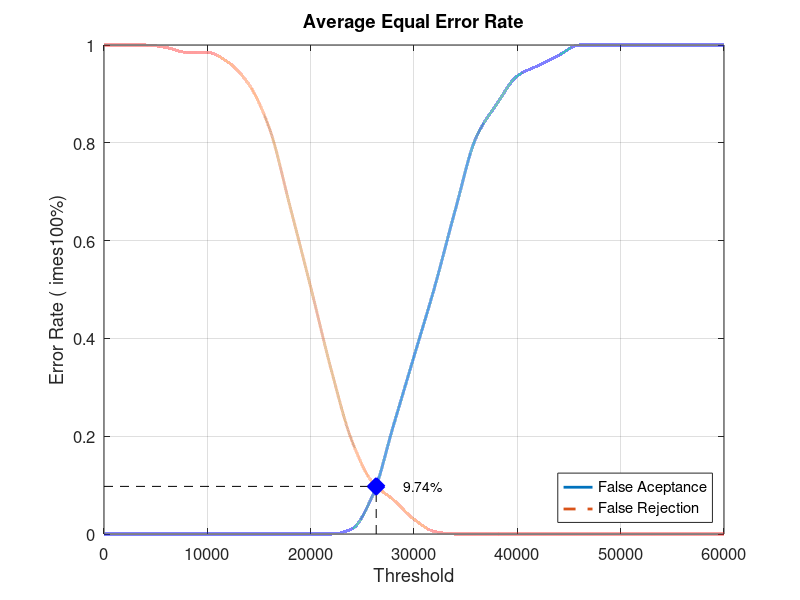
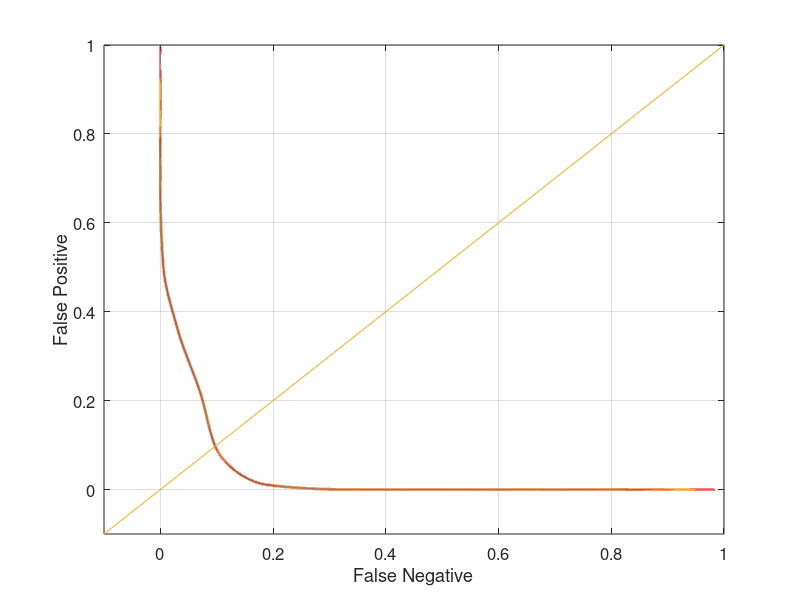

These figures' MATLAB source, in order:
close all;
clear;
clc;
x = 0:2000:60000;
xq = 0:0.5:60000;

y0 = [0 0 0 0 0 0 0 0 0 0 0 0 0.0105263 0.0789474 0.221053 0.363158 0.505263 0.663158 0.810526 0.878947 0.936842 0.957895 0.978947 1 1 1 1 1 1 1 1]
yy0 = interp1(x, y0, xq, 'pchip');
y1 = [1 1 1 0.995 0.985 0.985 0.965 0.92 0.83 0.67 0.505 0.335 0.19 0.105 0.07 0.03 0.005 0 0 0 0 0 0 0 0 0 0 0 0 0 0]
yy1 = interp1(x, y1, xq, 'pchip');

% Calculating EER: 
y2 = abs(y0 - y1);
find(y2 == min(y2))
yy2 = abs(yy0 - yy1);
xEER = find(yy2 == min(yy2));
xEERIndex = xq(xEER) % X-axis EER
yEER = yy0(xEER) % Y-axis EER

main = figure
plot(xq, yy0,'-','LineWidth', 2);	hold on
plot(xq, yy1,'--','LineWidth', 2);	hold on
plot([xEERIndex xEERIndex], [0 yEER], 'k--');	hold on
plot([0 xEERIndex], [yEER yEER], 'k--');	hold on
plot(xEERIndex, yEER, 'bx', 'LineWidth', 10);	hold on
text(xEERIndex + 10 * xEERIndex / 100, yEER, [num2str(round((10000 * yEER)) / 100) '%'])
legend('False Aceptance', 'False Rejection', 'Location', 'SouthEast')
xlabel('Threshold')
ylabel('Error Rate (	imes100%)')
title('Average Equal Error Rate')
set(gca, 'FontSize', 12)
axis([0 60000 0 1])
grid on

print(main, 'Database1_2Main', '-dpng');
FNRxFPR = figure('Color', [1 1 1]);
plot(yy1, yy0, '-', yy1, yy0, 'LineWidth', 2);
hold on
y = -0.1:0.1:1
plot(y, y); 
set(gca, 'FontSize', 12)
xlabel('False Negative')
ylabel('False Positive')
axis([-0.1 1 -0.1 1])
set(gca, 'FontSize', 12)
grid on

print(FNRxFPR, 'Database1_2FNRxFPR','-dpng');
